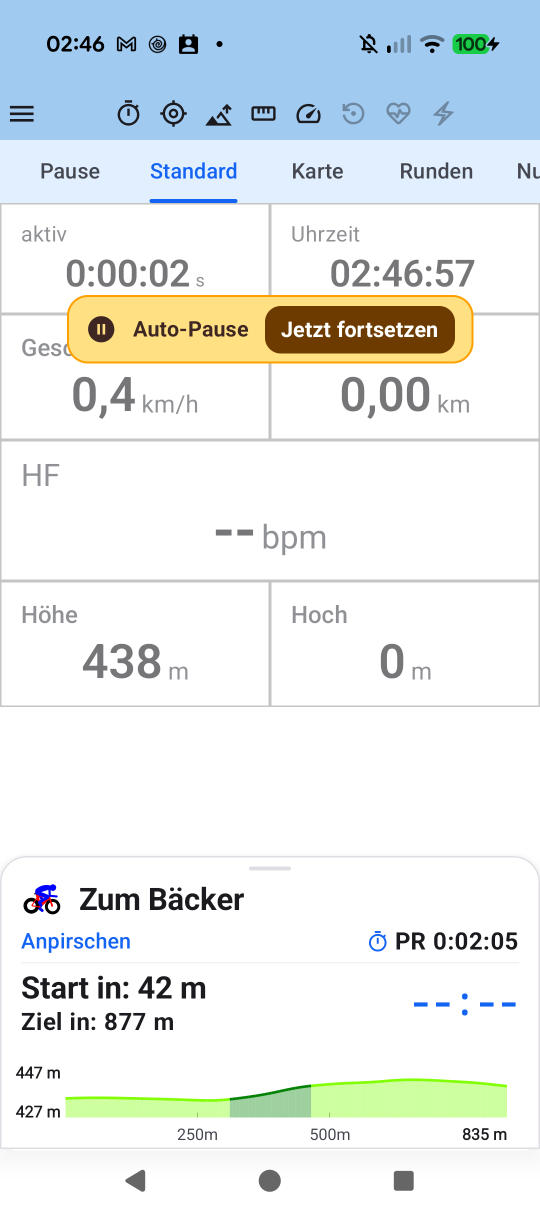
#> input picture docs/guide/img/01_auto_paused.png, 1080 x 2424 px, found by its file name (shown at 1/2 size); its folder holds only this picture in this run
$ python generate_promo_video.py --bg-photo ../docs/guide/img/01_auto_paused.png
#> lines starting #> are read from the running program, lines starting #| are printed output that depends on the picture
#!/usr/bin/env python3
"""
tools/generate_promo_video.py

Automated Google Play Store Promo Video & Feature Showcase Generator for aTrainingTracker.
Composites real Android UI screenshots into an authentic bicycle handlebar / outdoor cockpit
perspective with smartphone bezel, touch ripple animations, zoomed B-roll callouts, and
high-contrast visual-first title banners. Outputs composite keyframes and 1080p MP4 showcase video.

Complies with REQ-STP-006, TST-STP-006, and Rule 67.
"""

import argparse
import math
import os
import shutil
import subprocess
import sys
import tempfile
from pathlib import Path
from PIL import Image, ImageDraw, ImageFilter, ImageFont

WIDTH = 1920
HEIGHT = 1080
MOUNT_CX = 680

def get_font(size: int, bold: bool = False) -> ImageFont.ImageFont:
    """Load standard system TrueType font or fallback to default."""
    font_names = [
        "/usr/share/fonts/truetype/dejavu/DejaVuSans-Bold.ttf" if bold else "/usr/share/fonts/truetype/dejavu/DejaVuSans.ttf",
        "/usr/share/fonts/truetype/liberation/LiberationSans-Bold.ttf" if bold else "/usr/share/fonts/truetype/liberation/LiberationSans-Regular.ttf",
        "/usr/share/fonts/truetype/freefont/FreeSansBold.ttf" if bold else "/usr/share/fonts/truetype/freefont/FreeSans.ttf",
    ]
    for fn in font_names:
        if os.path.exists(fn):
            try:
                return ImageFont.truetype(fn, size)
            except Exception:
                pass
    return ImageFont.load_default()

# [137 lines left out: function generate_procedural_handlebar_background, not called in this run]

def draw_smartphone_frame(bg_image: Image.Image, screenshot: Image.Image, cx: int = MOUNT_CX, cy: int = 570, target_h: int = 720) -> tuple:
    """Renders a realistic Pixel 10 bezel with rounded corners and drops the screenshot into it."""
    aspect = screenshot.width / float(screenshot.height)
    screen_w = int(target_h * aspect)
    screen_h = target_h

    bezel_pad = 14
    outer_w = screen_w + bezel_pad * 2
    outer_h = screen_h + bezel_pad * 2

    phone_layer = Image.new("RGBA", (outer_w, outer_h), (0, 0, 0, 0))
    pdraw = ImageDraw.Draw(phone_layer)

    # Outer bezel with rounded corners
    corner_radius = 36
    pdraw.rounded_rectangle(
        [(0, 0), (outer_w - 1, outer_h - 1)],
        radius=corner_radius,
        fill=(22, 24, 27, 255),
        outline=(85, 92, 102, 255),
        width=3
    )

    # Screen cutout
    resized_screen = screenshot.resize((screen_w, screen_h), Image.Resampling.LANCZOS)

    # Mask screen to rounded corners
    mask = Image.new("L", (screen_w, screen_h), 0)
    mdraw = ImageDraw.Draw(mask)
    mdraw.rounded_rectangle([(0, 0), (screen_w - 1, screen_h - 1)], radius=26, fill=255)

    phone_layer.paste(resized_screen, (bezel_pad, bezel_pad), mask)

    # Speaker notch & punch hole camera
    cam_x = outer_w // 2
    cam_y = bezel_pad + 16
    pdraw.ellipse([(cam_x - 7, cam_y - 7), (cam_x + 7, cam_y + 7)], fill=(8, 10, 12, 255), outline=(40, 45, 50, 255), width=1)

    # Subtle screen glass glare reflection line
    glare = Image.new("RGBA", (outer_w, outer_h), (0, 0, 0, 0))
    gdraw = ImageDraw.Draw(glare)
    gdraw.polygon([(0, 0), (int(outer_w * 0.4), 0), (0, int(outer_h * 0.7))], fill=(255, 255, 255, 18))
    phone_layer = Image.alpha_composite(phone_layer, glare)

    # Paste phone onto background centered at (cx, cy)
    top_left_x = cx - outer_w // 2
    top_left_y = cy - outer_h // 2
    bg_image.paste(phone_layer, (top_left_x, top_left_y), phone_layer)

    return (top_left_x, top_left_y, outer_w, outer_h)

def draw_callout_banner(img: Image.Image, title: str, subtitle: str, y_pos: int = 40):
    """Draws a premium high-contrast visual-first banner across the upper canvas."""
    draw = ImageDraw.Draw(img)
    font_title = get_font(38, bold=True)
    font_sub = get_font(22, bold=False)

    # Title & subtitle measurement
    tb_title = draw.textbbox((0, 0), title, font=font_title)
    tb_sub = draw.textbbox((0, 0), subtitle, font=font_sub)

    w_title = tb_title[2] - tb_title[0]
    w_sub = tb_sub[2] - tb_sub[0]
    card_w = max(w_title, w_sub) + 80
    card_h = 110

    card_x1 = (WIDTH - card_w) // 2
    card_y1 = y_pos
    card_x2 = card_x1 + card_w
    card_y2 = card_y1 + card_h

    # Card backdrop with soft shadow
    overlay = Image.new("RGBA", (WIDTH, HEIGHT), (0, 0, 0, 0))
    odraw = ImageDraw.Draw(overlay)

    # Shadow
    odraw.rounded_rectangle([(card_x1 + 4, card_y1 + 6), (card_x2 + 4, card_y2 + 6)], radius=18, fill=(0, 0, 0, 140))
    # Card surface
    odraw.rounded_rectangle([(card_x1, card_y1), (card_x2, card_y2)], radius=18, fill=(18, 22, 28, 235), outline=(0, 180, 216, 255), width=2)

    img.paste(Image.alpha_composite(img.convert("RGBA"), overlay), (0, 0))
    draw = ImageDraw.Draw(img)

    # Draw centered text
    title_x = (WIDTH - w_title) // 2
    title_y = card_y1 + 18
    draw.text((title_x, title_y), title, font=font_title, fill=(255, 255, 255, 255))

    sub_x = (WIDTH - w_sub) // 2
    sub_y = title_y + 46
    draw.text((sub_x, sub_y), subtitle, font=font_sub, fill=(180, 215, 235, 255))

def draw_touch_ripple(img: Image.Image, x: int, y: int, radius: int = 35):
    """Draws an animated touch gesture ripple indicating an athlete interaction."""
    overlay = Image.new("RGBA", (WIDTH, HEIGHT), (0, 0, 0, 0))
    odraw = ImageDraw.Draw(overlay)

    # Concentric rings
    odraw.ellipse([(x - radius, y - radius), (x + radius, y + radius)], outline=(2, 136, 209, 230), width=4)
    odraw.ellipse([(x - radius + 12, y - radius + 12), (x + radius - 12, y + radius - 12)], outline=(79, 195, 247, 180), width=3)
    odraw.ellipse([(x - 8, y - 8), (x + 8, y + 8)], fill=(255, 255, 255, 240))

    img.paste(Image.alpha_composite(img.convert("RGBA"), overlay), (0, 0))

def draw_broll_cutaway(img: Image.Image, screenshot: Image.Image, crop_box: tuple, target_x: int, target_y: int, w: int, h: int, title: str):
    """Renders a zoomed-in B-Roll cutaway card highlighting fine metric details."""
    cropped = screenshot.crop(crop_box).resize((w, h), Image.Resampling.LANCZOS)

    overlay = Image.new("RGBA", (w + 24, h + 50), (0, 0, 0, 0))
    odraw = ImageDraw.Draw(overlay)

    # Rounded card container
    odraw.rounded_rectangle([(0, 0), (w + 23, h + 49)], radius=16, fill=(16, 20, 25, 245), outline=(2, 136, 209, 255), width=2)
    overlay.paste(cropped, (12, 38))

    font_badge = get_font(18, bold=True)
    odraw.text((16, 10), title.upper(), font=font_badge, fill=(79, 195, 247, 255))

    img.paste(overlay, (target_x, target_y), overlay)

def find_screenshot(screens_dir: Path, filename_candidates: list) -> Image.Image:
    """Finds the first existing screenshot from candidates across store presence and docs/guide/img."""
    for c in filename_candidates:
        p = screens_dir / c
        if p.exists():
            return Image.open(p).convert("RGB")
        # Direct check in docs/guide/img/
        guide_p = screens_dir.parent.parent / "guide" / "img" / c
        if guide_p.exists():
            return Image.open(guide_p).convert("RGB")
        guide_p2 = screens_dir.parent / "guide" / "img" / c
        if guide_p2.exists():
            return Image.open(guide_p2).convert("RGB")

    # Fallback placeholder image
    fb = Image.new("RGB", (1080, 2424), (20, 22, 28))
    fdraw = ImageDraw.Draw(fb)
    fdraw.text((100, 300), "aTrainingTracker\nPreview Screen", font=get_font(48, bold=True), fill=(255, 255, 255))
    return fb

def render_scene(bg_path: str, screens_dir: Path, scene_idx: int) -> Image.Image:
    """Renders one of the 5 canonical storyboard showcase scenes at 1920x1080."""
    bg = Image.open(bg_path).convert("RGBA").resize((WIDTH, HEIGHT))

    if scene_idx == 1:
        # Scene 1: Cockpit & Electronic Bell
        scr = find_screenshot(screens_dir, ["01_cockpit_tracking.png", "01_cockpit_standard.png"])
        px, py, pw, ph = draw_smartphone_frame(bg, scr, cx=MOUNT_CX, cy=570, target_h=720)
        draw_callout_banner(bg, "YOUR ULTIMATE BIKE COMPUTER", "Live Telemetry Cockpit • Zero Subscriptions • 100% Ad-Free")
        draw_touch_ripple(bg, px + int(pw * 0.78), py + int(ph * 0.88), radius=38)  # Touch on Bell button

        # B-roll zoom on speed/distance/HR telemetry cluster
        crop = (int(scr.width * 0.04), int(scr.height * 0.18), int(scr.width * 0.96), int(scr.height * 0.60))
        draw_broll_cutaway(bg, scr, crop, target_x=1220, target_y=320, w=580, h=360, title="Color-Coded Zone Telemetry")

    elif scene_idx == 2:
        # Scene 2: Sensors & Gear Matrix
        scr = find_screenshot(screens_dir, ["02_sensor_management.png", "02_sensor_pairing.png", "03_equipment_bikes.png"])
        px, py, pw, ph = draw_smartphone_frame(bg, scr, cx=MOUNT_CX, cy=570, target_h=720)
        draw_callout_banner(bg, "DUAL BLE + NATIVE ANT+", "Intelligent Hardware Arbitration • Automatic Gear Matrix • Battery Gauges")
        draw_touch_ripple(bg, px + int(pw * 0.50), py + int(ph * 0.62), radius=34)

        # B-roll zoom on paired hardware sensors (cadence, speed, HR with battery gauges)
        crop = (int(scr.width * 0.04), int(scr.height * 0.47), int(scr.width * 0.96), int(scr.height * 0.88))
        draw_broll_cutaway(bg, scr, crop, target_x=1220, target_y=320, w=580, h=360, title="Multi-Protocol Sensor Matrix")

    elif scene_idx == 3:
        # Scene 3: Navigation, Dynamic Climbs & Strava Live Segments
        scr = find_screenshot(screens_dir, ["03_live_map.png", "05_map_cockpit.png"])
        scr_broll = find_screenshot(screens_dir, ["05_live_segments.png", "03_live_map.png"])
        px, py, pw, ph = draw_smartphone_frame(bg, scr, cx=MOUNT_CX, cy=570, target_h=720)
        draw_callout_banner(bg, "OFFLINE MAPS, LIVE CLIMBS & STRAVA SEGMENTS", "Adaptive Elevation Profiles • Grade Colors • Real-Time PR / KOM Delta")
        draw_touch_ripple(bg, px + int(pw * 0.50), py + int(ph * 0.65), radius=35)

        # B-roll zoom on Strava Live Segment tracking with PR comparison
        crop = (int(scr_broll.width * 0.04), int(scr_broll.height * 0.68), int(scr_broll.width * 0.96), int(scr_broll.height * 0.93))
        draw_broll_cutaway(bg, scr_broll, crop, target_x=1220, target_y=320, w=580, h=360, title="Strava Live Segment Tracking")

    elif scene_idx == 4:
        # Scene 4: Route Clustering & Coggan/Skiba Analytics
        scr = find_screenshot(screens_dir, ["04_lieblingsstrecken.png", "06_cluster_expanded.png"])
        scr_broll = find_screenshot(screens_dir, ["05_physiology_zones.png", "07_training_zones.png"])
        px, py, pw, ph = draw_smartphone_frame(bg, scr, cx=MOUNT_CX, cy=570, target_h=720)
        draw_callout_banner(bg, "AUTONOMOUS ROUTE CLUSTERING & COGGAN / SKIBA ANALYTICS", "Lieblingsstrecken Heatmap • Skiba W'bal Battery • NP, IF, TSS & Banister PMC")
        draw_touch_ripple(bg, px + int(pw * 0.50), py + int(ph * 0.40), radius=34)

        # B-roll zoom on Coggan physiological training zones histogram
        crop = (int(scr_broll.width * 0.04), int(scr_broll.height * 0.24), int(scr_broll.width * 0.96), int(scr_broll.height * 0.69))
        draw_broll_cutaway(bg, scr_broll, crop, target_x=1220, target_y=320, w=580, h=360, title="Coggan Heart Rate & Power Zones")

    elif scene_idx == 5:
        # Scene 5: 100% Privacy Sovereignty, Cloud Sync & Supporter CTA
        scr = find_screenshot(screens_dir, ["06_periods_analytics.png", "08_periods_screen.png"])
        scr_broll = find_screenshot(screens_dir, ["09_fit_export.png", "09_dropbox_backup.png"])
        px, py, pw, ph = draw_smartphone_frame(bg, scr, cx=MOUNT_CX, cy=570, target_h=720)
        draw_callout_banner(bg, "100% LOCAL DATA OWNERSHIP • GET IT ON GOOGLE PLAY", "1-Click .FIT / Strava Export • Zero Accounts • Community-Driven Supporter Tiers")
        draw_touch_ripple(bg, px + int(pw * 0.70), py + int(ph * 0.32), radius=34)

        # B-roll zoom on Android SAF .FIT export & cloud sync targets (Drive, Dropbox, NAS)
        crop = (int(scr_broll.width * 0.04), int(scr_broll.height * 0.08), int(scr_broll.width * 0.96), int(scr_broll.height * 0.45))
        draw_broll_cutaway(bg, scr_broll, crop, target_x=1220, target_y=320, w=580, h=360, title="SAF .FIT & Cloud Export")

    return bg.convert("RGB")

def compile_video_gstreamer(frame_paths: list, output_mp4: str, fps: int = 1) -> bool:
    """Encodes frame list to MP4 using gst-launch-1.0 with x264enc / openh264enc."""
    if not shutil.which("gst-launch-1.0"):
        return False

    with tempfile.TemporaryDirectory() as tmpdir:
        for idx, fp in enumerate(frame_paths):
            target = os.path.join(tmpdir, f"frame_{idx:05d}.png")
            shutil.copy(fp, target)

        stop_idx = len(frame_paths) - 1

        # Attempt 1: x264enc
        cmd_x264 = [
            "gst-launch-1.0", "-e",
            "multifilesrc", f"location={tmpdir}/frame_%05d.png", "index=0", f"stop-index={stop_idx}",
            f"caps=image/png,framerate={fps}/1",
            "!", "pngdec",
            "!", "videoconvert",
            "!", "x264enc", "bitrate=4000", "speed-preset=fast",
            "!", "h264parse",
            "!", "mp4mux",
            "!", "filesink", f"location={output_mp4}"
        ]
        res = subprocess.run(cmd_x264, capture_output=True, text=True)
        if res.returncode == 0 and os.path.exists(output_mp4) and os.path.getsize(output_mp4) > 1000:
            print(f"[VideoEncoder] Successfully encoded with GStreamer x264enc: {output_mp4} ({os.path.getsize(output_mp4)} bytes)")
            return True

        # Attempt 2: openh264enc fallback
        cmd_openh264 = [
            "gst-launch-1.0", "-e",
            "multifilesrc", f"location={tmpdir}/frame_%05d.png", "index=0", f"stop-index={stop_idx}",
            f"caps=image/png,framerate={fps}/1",
            "!", "pngdec",
            "!", "videoconvert",
            "!", "openh264enc",
            "!", "h264parse",
            "!", "mp4mux",
            "!", "filesink", f"location={output_mp4}"
        ]
        res = subprocess.run(cmd_openh264, capture_output=True, text=True)
        if res.returncode == 0 and os.path.exists(output_mp4) and os.path.getsize(output_mp4) > 1000:
            print(f"[VideoEncoder] Successfully encoded with GStreamer openh264enc: {output_mp4} ({os.path.getsize(output_mp4)} bytes)")
            return True

    return False

def compile_video_ffmpeg(frame_paths: list, output_mp4: str, fps: int = 1) -> bool:
    """Encodes frame list to MP4 using ffmpeg if present."""
    if not shutil.which("ffmpeg"):
        return False

    with tempfile.TemporaryDirectory() as tmpdir:
        for idx, fp in enumerate(frame_paths):
            shutil.copy(fp, os.path.join(tmpdir, f"frame_{idx:05d}.png"))

        cmd = [
            "ffmpeg", "-y", "-r", str(fps),
            "-i", os.path.join(tmpdir, "frame_%05d.png"),
            "-c:v", "libx264", "-pix_fmt", "yuv420p",
            output_mp4
        ]
        res = subprocess.run(cmd, capture_output=True, text=True)
        if res.returncode == 0 and os.path.exists(output_mp4) and os.path.getsize(output_mp4) > 1000:
            print(f"[VideoEncoder] Successfully encoded with FFmpeg: {output_mp4}")
            return True
    return False

def main():
    parser = argparse.ArgumentParser(description="Generate Google Play Store Promo Video & Feature Showcase Assets")
    parser.add_argument("--bg-photo", default="docs/store_presence/video/handlebar_bg_template.png", help="Custom outdoor handlebar background photo")
    parser.add_argument("--screens-dir", default="docs/store_presence/screenshots", help="Directory containing UI screenshots")
    parser.add_argument("--output-video", default="docs/store_presence/video/att_promo_showcase.mp4", help="Output MP4 file path")
    parser.add_argument("--output-frames", default="docs/store_presence/video/frames", help="Directory for exported keyframes")
    parser.add_argument("--fps", type=int, default=1, help="Frame rate for video compilation")
    parser.add_argument("--duration", type=int, default=60, help="Target duration in seconds")
    parser.add_argument("--force-bg", action="store_true", help="Force regenerate procedural background plate")
    args = parser.parse_args()

    repo_root = Path(__file__).resolve().parent.parent
    bg_photo_path = repo_root / args.bg_photo
    screens_dir = repo_root / args.screens_dir
    out_video_path = repo_root / args.output_video
    out_frames_dir = repo_root / args.output_frames
    walkthrough_img_dir = repo_root / "docs" / "engineering" / "walkthroughs" / "img"

    out_frames_dir.mkdir(parents=True, exist_ok=True)
    out_video_path.parent.mkdir(parents=True, exist_ok=True)
    walkthrough_img_dir.mkdir(parents=True, exist_ok=True)

    # 1. Background plate check / generation (always regenerate procedural template)
    is_default_template = "handlebar_bg_template.png" in str(bg_photo_path)
    if args.force_bg or not bg_photo_path.exists() or is_default_template:
        print(f"[Generator] Generating procedural handlebar plate at {bg_photo_path} (MOUNT_CX={MOUNT_CX})...")
        generate_procedural_handlebar_background(str(bg_photo_path))

    # 2. Render 5 distinct storyboard scenes
    scene_names = [
        "scene_01_cockpit.png",
        "scene_02_sensors.png",
        "scene_03_navigation.png",
        "scene_04_clustering.png",
        "scene_05_privacy_export.png",
    ]
    scene_durations = [10, 15, 15, 10, 10]  # Sum = 60s

    rendered_scenes = []
    print("[Generator] Rendering 5 storyboard composite scenes...")
    for idx in range(1, 6):
        scene_img = render_scene(str(bg_photo_path), screens_dir, idx)
#> in render_scene, `bg = Image.open(bg_path).convert("RGBA").resize((WIDTH, HEIGHT))`:
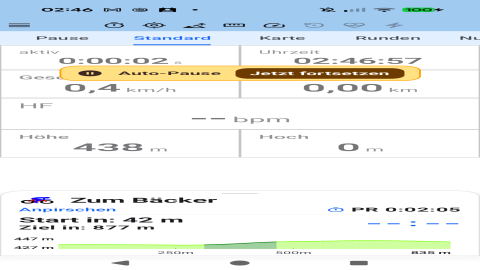
#> bg: PIL image 1920x1080 RGBA (shown at 1/4 size); mean R, G, B, A 232.2, 237.1, 237.4, 255
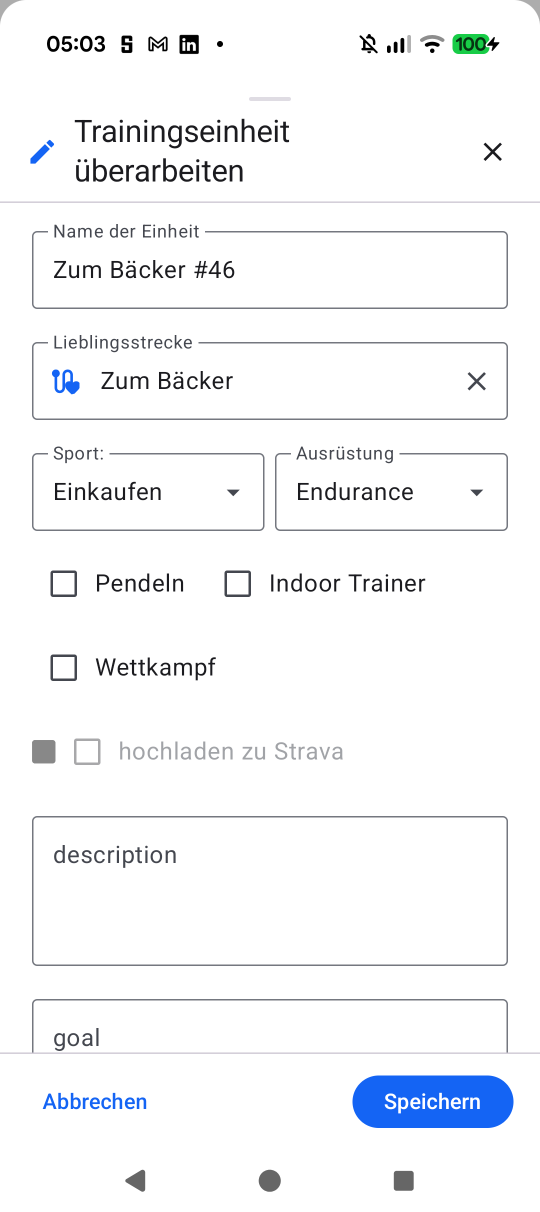
#> input picture docs/store_presence/screenshots/01_cockpit_tracking.png, 1080 x 2424 px (shown at 1/2 size)
#> in draw_smartphone_frame, `resized_screen = screenshot.resize((screen_w, screen_h), Image.Resampl..`:
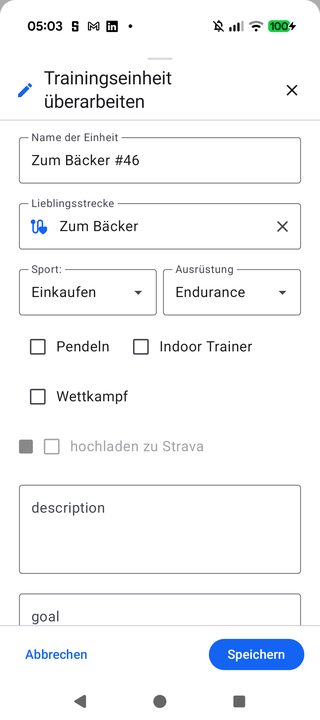
#> resized_screen: PIL image 320x720 RGB; mean R, G, B 245, 246.2, 248.2
#> in draw_smartphone_frame, `phone_layer.paste(resized_screen, (bezel_pad, bezel_pad), mask)`:
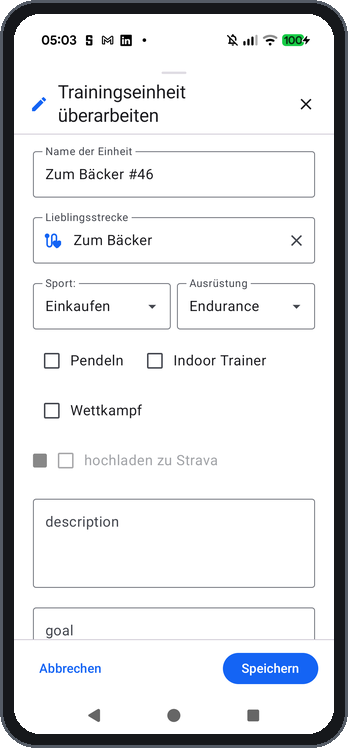
#> phone_layer: PIL image 348x748 RGBA; mean R, G, B, A 220.3, 221.8, 224, 253.9; transparent parts drawn white
#> in draw_smartphone_frame, `bg_image.paste(phone_layer, (top_left_x, top_left_y), phone_layer)`:
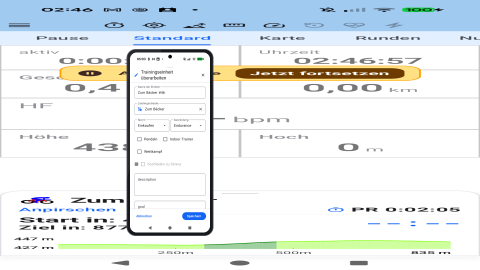
#> bg_image: PIL image 1920x1080 RGBA (shown at 1/4 size); mean R, G, B, A 229.1, 234.6, 236.1, 255; transparent parts drawn white
#> in render_scene, `px, py, pw, ph = draw_smartphone_frame(bg, scr, cx=MOUNT_CX, cy=570, t..`: px = 506; py = 196; pw = 348; ph = 748
#> in draw_callout_banner, `tb_title = draw.textbbox((0, 0), title, font=font_title)`: tb_title = (-1, 7, 700, 36)
#> in draw_callout_banner, `tb_sub = draw.textbbox((0, 0), subtitle, font=font_sub)`: tb_sub = (0, 4, 663, 26)
#> in draw_callout_banner, `w_title = tb_title[2] - tb_title[0]`: w_title = 701
#> in draw_callout_banner, `w_sub = tb_sub[2] - tb_sub[0]`: w_sub = 663
#> in draw_callout_banner, `card_w = max(w_title, w_sub) + 80`: card_w = 781
#> in draw_callout_banner, `card_x1 = (WIDTH - card_w) // 2`: card_x1 = 569
#> in draw_callout_banner, `card_x2 = card_x1 + card_w`: card_x2 = 1350
#> in draw_callout_banner, `img.paste(Image.alpha_composite(img.convert("RGBA"), overlay), (0, 0))`:
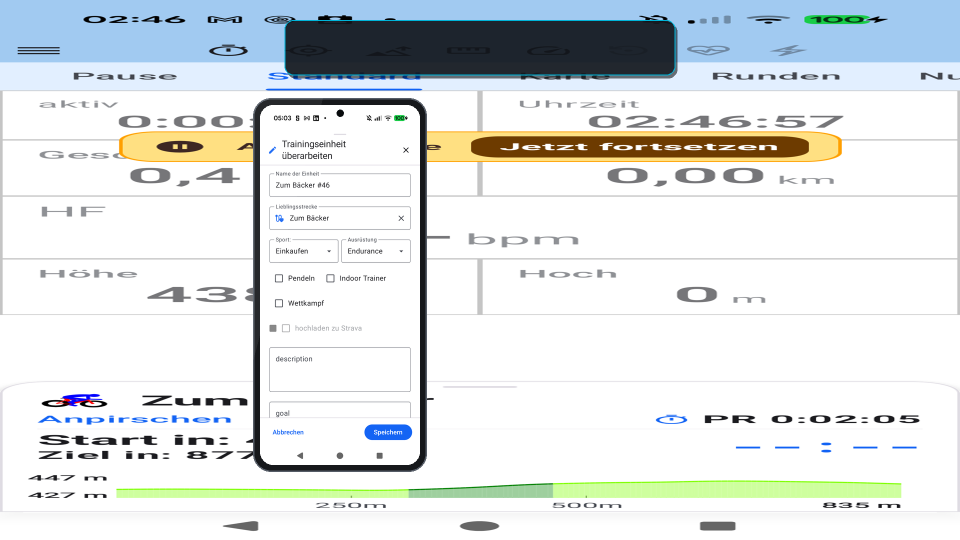
#> img: PIL image 1920x1080 RGBA (shown at 1/2 size); mean R, G, B, A 223, 227.7, 228.1, 255; transparent parts drawn white
#> in draw_callout_banner, `title_x = (WIDTH - w_title) // 2`: title_x = 609
#> in draw_callout_banner, `sub_x = (WIDTH - w_sub) // 2`: sub_x = 628
#> (the rest of the program and of its run is left out)
